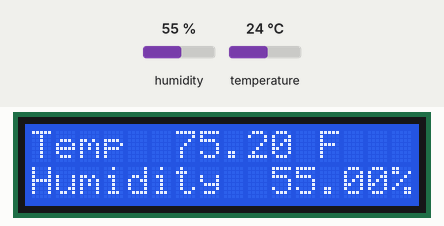
Simulated run of this sketch. Board: Arduino Uno, built with avr-gcc and run on an emulated ATmega328P. Shown: 16×2 character LCD. The inputs (shaded band) are chosen by the test bench; at power-on: humidity 55 %, temperature 24 °C.

Above: at 2.8 s.
2.9 s: humidity set to 22 %
At 5.7 s:
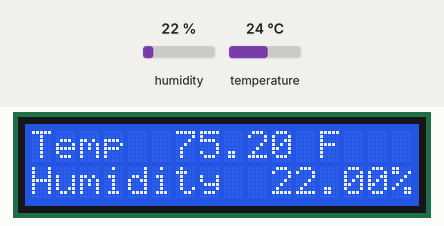
6.0 s: temperature set to 12 °C
At 7.5 s:
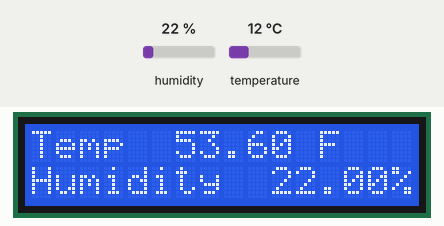
8.3 s: humidity set to 40 %
At 9.4 s:
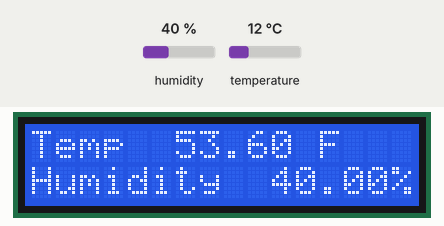
10.5 s: temperature set to 19 °C
At 12.4 s:
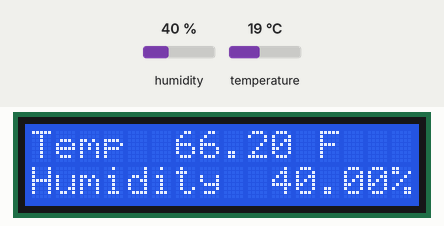
Timing chart, 0 to 13.8 s (numbered marks = the images above; inputs shaded):
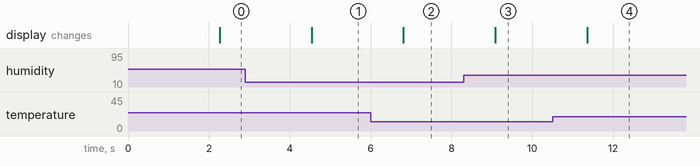

Measured:
- after the input at 2.9 s, the display: changes after 1.6 s (image 1)
- after the input at 6.0 s, the display: changes after 0.81 s (image 2)
- after the input at 8.3 s, the display: changes after 0.78 s (image 3)
- after the input at 10.5 s, the display: changes after 0.85 s (image 4)

The sketch:

Arduino_TempSensor_LCD.ino
```cpp
#include <dht_nonblocking.h>
#define DHT_SENSOR_TYPE DHT_TYPE_11
#include <LiquidCrystal.h>

//     LCD Pin:   RS E  D4 D5  D6  D7
LiquidCrystal lcd(7, 8, 9, 10, 11, 12);

static const int DHT_SENSOR_PIN = 2;
DHT_nonblocking dht_sensor(DHT_SENSOR_PIN, DHT_SENSOR_TYPE);


void setup() {
  // put your setup code here, to run once:
  lcd.begin(16, 2);
  lcd.setCursor(0, 0);
  lcd.print("Temp ");
  lcd.setCursor(0, 1);
  lcd.print("Humidity ");
}

static bool measure_environment(float* temperature, float* humidity) {
  static unsigned long measurement_timestamp = millis();

  /* Measure once every half second. */
  if(millis() - measurement_timestamp > 2000ul)
  {
    if(dht_sensor.measure(temperature, humidity) == true)
    {
      measurement_timestamp = millis();
      return(true);
    }
  }
  return(false);
}

void PrintTempAndHumidity() {
  float temperature;
  float humidity;

  if (measure_environment(&temperature, &humidity) == true) {
    float tempF = temperature * (9.0/5.0) + 32.0;

    lcd.setCursor(6, 0);
    lcd.print(tempF);
    lcd.print(" F");

    lcd.setCursor(10, 1);
    lcd.print(humidity);
    lcd.print("%");
  }
}

void loop() {
  // put your main code here, to run repeatedly:
  PrintTempAndHumidity();
}
```
